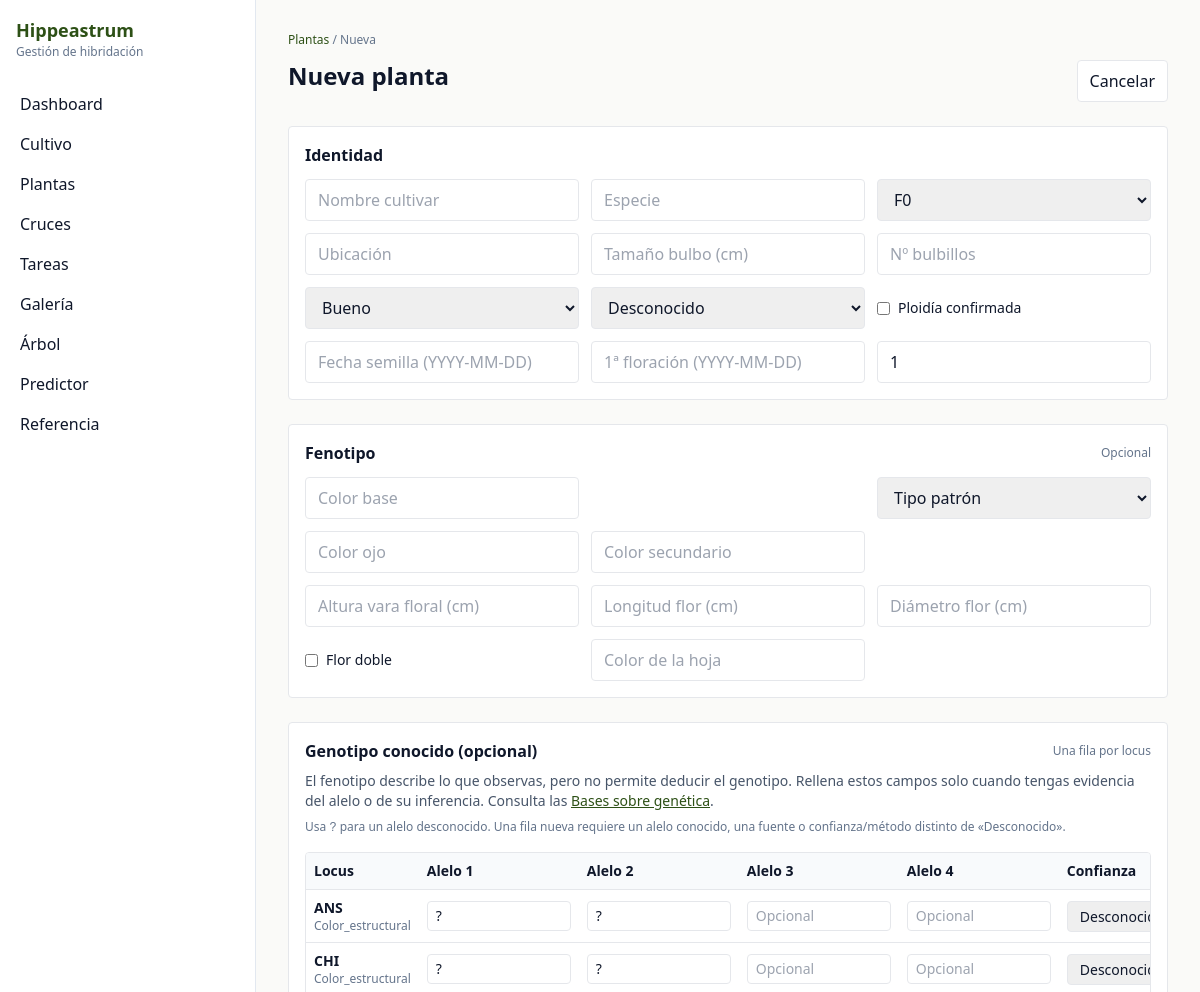
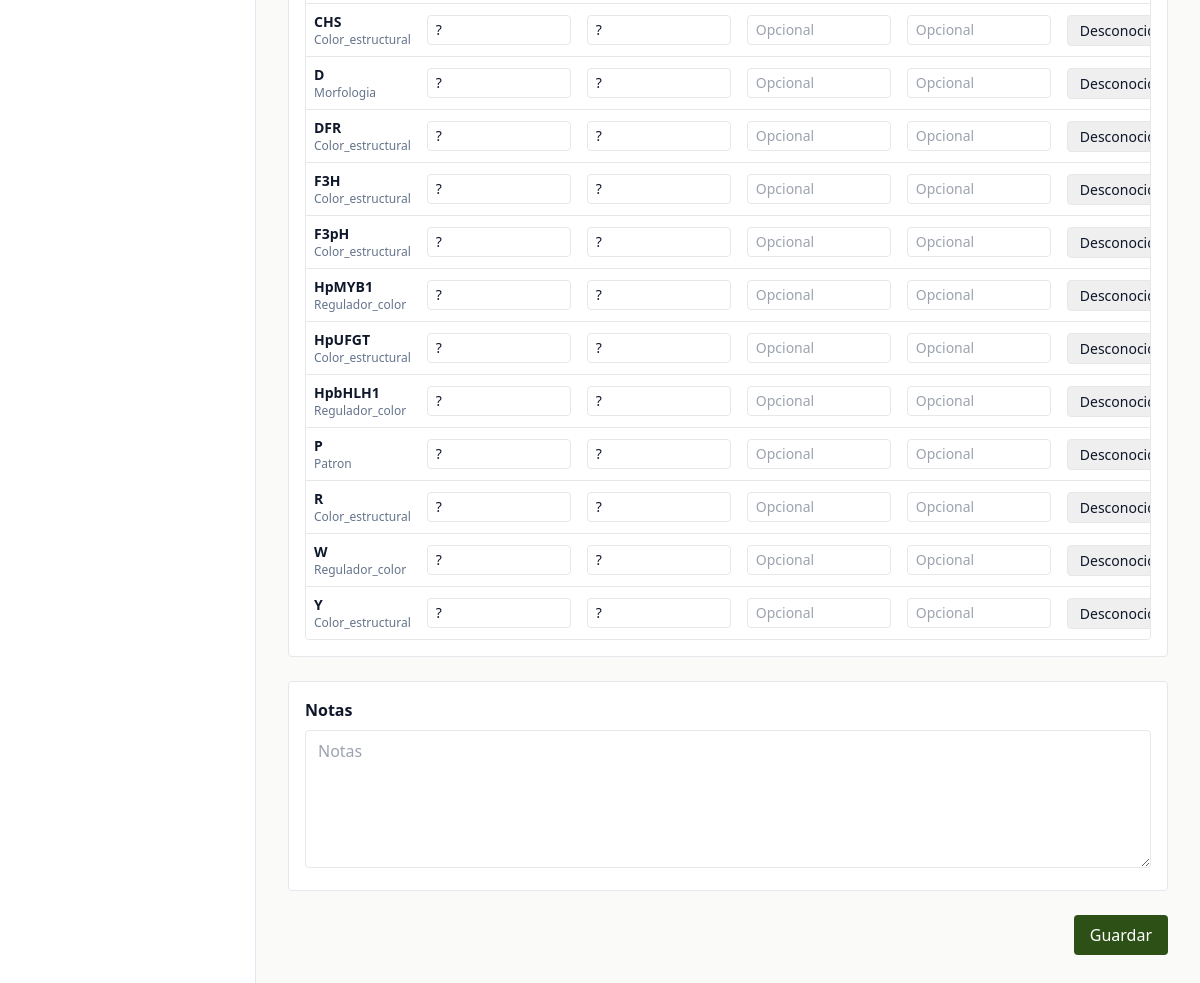
The page /plantas/new on the database its author committed (2 pictures, top to bottom).
### models.py (models this page shows)
class LocusReferencia(Base):
    __tablename__ = "loci_referencia"
    __table_args__ = (
        UniqueConstraint("codigo", name="uq_loci_referencia_codigo"),
    )
    id: Mapped[int] = mapped_column(Integer, primary_key=True)
    codigo: Mapped[str] = mapped_column(String(50), nullable=False, index=True)
    nombre_completo: Mapped[str | None] = mapped_column(String(200))
    categoria: Mapped[CategoriaLocusEnum] = mapped_column(Enum(CategoriaLocusEnum), nullable=False)
    tipo_entidad: Mapped[TipoEntidadLocusEnum] = mapped_column(
        Enum(TipoEntidadLocusEnum),
        nullable=False,
        default=TipoEntidadLocusEnum.Locus_clasico,
        server_default=TipoEntidadLocusEnum.Locus_clasico.value,
    )
    nombres_alternativos: Mapped[str | None] = mapped_column(Text)
    especie_alcance: Mapped[str] = mapped_column(
        String(200), nullable=False, default="Hippeastrum", server_default="Hippeastrum"
    )
    resumen: Mapped[str | None] = mapped_column(Text)
    estado_curacion: Mapped[EstadoCuracionEnum] = mapped_column(
        Enum(EstadoCuracionEnum),
        nullable=False,
        default=EstadoCuracionEnum.Pendiente_revision,
        server_default=EstadoCuracionEnum.Pendiente_revision.value,
    )
    version: Mapped[int] = mapped_column(Integer, nullable=False, default=1, server_default="1")
    fecha_ultima_revision: Mapped[dt.date | None] = mapped_column(Date)
    alelos_posibles: Mapped[str | None] = mapped_column(Text)
    tipo_herencia: Mapped[TipoHerenciaEnum] = mapped_column(Enum(TipoHerenciaEnum), nullable=False, default=TipoHerenciaEnum.Desconocido)
    interacciona_con: Mapped[str | None] = mapped_column(Text)
    nivel_evidencia: Mapped[NivelEvidenciaEnum] = mapped_column(Enum(NivelEvidenciaEnum), nullable=False, default=NivelEvidenciaEnum.Baja)
    pigmento_producido: Mapped[PigmentoEnum | None] = mapped_column(Enum(PigmentoEnum), nullable=True)
    referencia_cientifica: Mapped[str | None] = mapped_column(Text)
    notas: Mapped[str | None] = mapped_column(Text)
    genotipos_planta: Mapped[list["GenotipoPlanta"]] = relationship("GenotipoPlanta", back_populates="locus", cascade="all, delete-orphan")
    afirmaciones: Mapped[list["AfirmacionReferencia"]] = relationship(
        "AfirmacionReferencia", back_populates="locus", cascade="all, delete-orphan"
    )

### main.py (the view)
@app.get("/plantas/new", response_class=HTMLResponse)
def plantas_new(request: Request, db: Session = Depends(get_db)):
    return templates.TemplateResponse(
        request,
        "plantas/form.html",
        {
            "request": request,
            "breadcrumbs": _breadcrumbs([("Plantas", "/plantas"), ("Nueva", None)]),
            "planta": None,
            "action": "/plantas/new",
            "form": {"generacion": GeneracionEnum.F0.value, "estado": EstadoPlantaEnum.Bueno.value, "ploidy_sospecha": PloidyEnum.Desconocido.value, "num_ejemplares_fisicos": 1},
            "fen": {},
            "loci": crud.list_loci_referencia(db),
            "gen_by_locus": {},
            "generaciones": [g.value for g in GeneracionEnum],
            "estados": [e.value for e in EstadoPlantaEnum],
            "ploidies": [p.value for p in PloidyEnum],
            "tipo_patrones": [tp.value for tp in TipoPatronEnum],
            "papilio_opts": [pp.value for pp in PapilioEnum],
            "confianzas": [c.value for c in ConfianzaGenotipoEnum],
            "metodos": [m.value for m in MetodoInferenciaEnum],
            "labels": _plant_labels(),
        },
    )

### templates/plantas/form.html (shortened to what this page needs)
{% extends "base.html" %}
{% block content %}
  <div class="flex items-start justify-between gap-4">
    <div>
      <h1 class="text-2xl font-semibold">{{ 'Editar' if planta else 'Nueva' }} planta</h1>
    </div>
    <a class="px-3 py-2 border rounded bg-white" href="{% if planta %}/plantas/{{ planta.id }}{% else %}/plantas{% endif %}">Cancelar</a>
  </div>
  <form class="mt-6 space-y-6" method="post" action="{{ action }}">
    <section class="p-4 rounded border bg-white">
      <div class="font-semibold">Identidad</div>
      <div class="grid grid-cols-1 lg:grid-cols-3 gap-3 mt-3">
        <input name="nombre_cultivar" value="{{ form.nombre_cultivar or '' }}" class="border rounded px-3 py-2" placeholder="Nombre cultivar" />
        <input name="especie" value="{{ form.especie or '' }}" class="border rounded px-3 py-2" placeholder="Especie" />
        <select name="generacion" class="border rounded px-3 py-2" required>
          {% for g in generaciones %}
            <option value="{{ g }}" {% if form.generacion == g %}selected{% endif %}>{{ g }}</option>
          {% endfor %}
        </select>
      </div>
      <div class="grid grid-cols-1 lg:grid-cols-3 gap-3 mt-3">
        <input name="ubicacion" value="{{ form.ubicacion or '' }}" class="border rounded px-3 py-2" placeholder="Ubicación" />
        <input name="tamano_bulbo_cm" value="{{ form.tamano_bulbo_cm or '' }}" class="border rounded px-3 py-2" placeholder="Tamaño bulbo (cm)" />
        <input name="num_bulbillos" value="{{ form.num_bulbillos or '' }}" class="border rounded px-3 py-2" placeholder="Nº bulbillos" />
      </div>
      <div class="grid grid-cols-1 lg:grid-cols-3 gap-3 mt-3">
        <select name="estado" class="border rounded px-3 py-2">
          {% for e in estados %}
            <option value="{{ e }}" {% if form.estado == e %}selected{% endif %}>{{ e }}</option>
          {% endfor %}
        </select>
        <select name="ploidy_sospecha" class="border rounded px-3 py-2">
          {% for p in ploidies %}
            <option value="{{ p }}" {% if form.ploidy_sospecha == p %}selected{% endif %}>{{ p }}</option>
          {% endfor %}
        </select>
        <label class="flex items-center gap-2 text-sm">
          <input type="checkbox" name="ploidy_confirmado" {% if form.ploidy_confirmado %}checked{% endif %} />
          Ploidía confirmada
        </label>
      </div>
      <div class="grid grid-cols-1 lg:grid-cols-3 gap-3 mt-3">
        <input name="fecha_semilla" value="{{ form.fecha_semilla or '' }}" class="border rounded px-3 py-2" placeholder="Fecha semilla (YYYY-MM-DD)" />
        <input name="fecha_primera_floracion" value="{{ form.fecha_primera_floracion or '' }}" class="border rounded px-3 py-2" placeholder="1ª floración (YYYY-MM-DD)" />
        <input name="num_ejemplares_fisicos" value="{{ form.num_ejemplares_fisicos or 1 }}" class="border rounded px-3 py-2" placeholder="Nº ejemplares" />
      </div>
    </section>
    <section id="fenotipo" class="p-4 rounded border bg-white" x-data='{ tipoPatron: {{ (fen.tipo_patron.value if fen.tipo_patron else "")|tojson }} }'>
      <div class="flex items-center justify-between">
        <div class="font-semibold">Fenotipo</div>
        <div class="text-xs text-slate-500">Opcional</div>
      </div>
      <div class="grid grid-cols-1 lg:grid-cols-3 gap-3 mt-3">
        <input name="fen_color_base" value="{{ fen.color_base or '' }}" class="border rounded px-3 py-2" placeholder="Color base" />
        <div></div>
        <select name="fen_tipo_patron" x-model="tipoPatron" class="border rounded px-3 py-2">
          <option value="">Tipo patrón</option>
        </select>
      </div>
      <div class="grid grid-cols-1 lg:grid-cols-3 gap-3 mt-3">
        <input name="fen_color_ojo" value="{{ fen.color_ojo or '' }}" class="border rounded px-3 py-2" placeholder="Color ojo" />
        <input name="fen_color_secundario" value="{{ fen.color_secundario or '' }}" class="border rounded px-3 py-2" placeholder="Color secundario" />
      </div>
      <div class="grid grid-cols-1 lg:grid-cols-3 gap-3 mt-3">
        <input name="fen_altura_vara_floral_cm" value="{{ fen.altura_vara_floral_cm or '' }}" class="border rounded px-3 py-2" placeholder="Altura vara floral (cm)" />
        <input name="fen_longitud_flor_cm" value="{{ fen.longitud_flor_cm or '' }}" class="border rounded px-3 py-2" placeholder="Longitud flor (cm)" />
        <input name="fen_diametro_flor_cm" value="{{ fen.diametro_flor_cm or '' }}" class="border rounded px-3 py-2" placeholder="Diámetro flor (cm)" />
      </div>
      <div class="grid grid-cols-1 lg:grid-cols-3 gap-3 mt-3">
        <label class="flex items-center gap-2 text-sm">
          <input type="checkbox" name="fen_flor_doble" {% if fen.flor_doble %}checked{% endif %} />
          Flor doble
        </label>
        <input name="fen_color_hojas" value="{{ fen.color_hojas or '' }}" class="border rounded px-3 py-2" placeholder="Color de la hoja" />
        <div></div>
      </div>
    </section>
    <section id="genotipo" class="p-4 rounded border bg-white">
      <div class="flex items-center justify-between gap-3">
        <div class="font-semibold">Genotipo conocido (opcional)</div>
        <div class="text-xs text-slate-500">Una fila por locus</div>
      </div>
      <p class="mt-2 text-sm text-slate-600">El fenotipo describe lo que observas, pero no permite deducir el genotipo. Rellena estos campos solo cuando tengas evidencia del alelo o de su inferencia. Consulta las <a class="text-primary underline" href="/referencia/bases">Bases sobre genética</a>.</p>
      <div class="text-xs text-slate-500 mt-2">Usa <span class="mono">?</span> para un alelo desconocido. Una fila nueva requiere un alelo conocido, una fuente o confianza/método distinto de «Desconocido».</div>
      {% if loci|length == 0 %}
        <div class="text-sm text-slate-500 mt-3">No hay loci cargados.</div>
      {% else %}
        <div class="mt-4 overflow-x-auto border rounded">
          <table class="min-w-full text-sm bg-white">
            <thead class="bg-slate-50">
              <tr>
                <th class="text-left p-2">Locus</th>
                <th class="text-left p-2">Alelo 1</th>
                <th class="text-left p-2">Alelo 2</th>
                <th class="text-left p-2">Alelo 3</th>
                <th class="text-left p-2">Alelo 4</th>
                <th class="text-left p-2">Confianza</th>
              </tr>
            </thead>
            <tbody>
              {% for locus in loci %}
                {% set g = gen_by_locus.get(locus.id) %}
                <tr class="border-t">
                  <td class="p-2">
                    <div class="font-semibold">{{ locus.codigo }}</div>
                    <div class="text-xs text-slate-500">{{ locus.categoria.value if locus.categoria else '' }}</div>
                  </td>
                  <td class="p-2">
                    <input name="gl_{{ locus.id }}_alelo_1" value="{{ g.alelo_1 if g else '?' }}" maxlength="50" class="border rounded px-2 py-1 w-36" />
                  </td>
                  <td class="p-2">
                    <input name="gl_{{ locus.id }}_alelo_2" value="{{ g.alelo_2 if g else '?' }}" maxlength="50" class="border rounded px-2 py-1 w-36" />
                  </td>
                  <td class="p-2">
                    <input name="gl_{{ locus.id }}_alelo_3" value="{{ g.alelo_3 if g and g.alelo_3 else '' }}" maxlength="50" class="border rounded px-2 py-1 w-36" placeholder="Opcional" />
                  </td>
                  <td class="p-2">
                    <input name="gl_{{ locus.id }}_alelo_4" value="{{ g.alelo_4 if g and g.alelo_4 else '' }}" maxlength="50" class="border rounded px-2 py-1 w-36" placeholder="Opcional" />
                  </td>
                  <td class="p-2">
                    <select name="gl_{{ locus.id }}_confianza" class="border rounded px-2 py-1">
                      {% for c in confianzas %}
                        <option value="{{ c }}" {% if (g and g.confianza == c) or (not g and c == 'Desconocido') %}selected{% endif %}>{{ labels.confianzas[c] }}</option>
                      {% endfor %}
                    </select>
                  </td>
                </tr>
              {% endfor %}
            </tbody>
          </table>
        </div>
      {% endif %}
    </section>
    <section class="p-4 rounded border bg-white">
      <div class="font-semibold">Notas</div>
      <textarea name="notas" rows="5" class="border rounded px-3 py-2 w-full mt-2" placeholder="Notas">{{ form.notas or '' }}</textarea>
    </section>
    <div class="flex items-center justify-end gap-2">
      <button class="px-4 py-2 rounded bg-primary text-white">Guardar</button>
    </div>
  </form>
{% endblock %}

### templates/base.html (style rules this page uses)
html { font-family: Inter, system-ui, -apple-system, Segoe UI, Roboto, sans-serif; }
.mono { font-family: ui-monospace, SFMono-Regular, Menlo, Monaco, Consolas, 'Liberation Mono', 'Courier New', monospace; }

### rows shown on the page
LocusReferencia: codigo "ANS", categoria "Color_estructural", alelo_1 "?", alelo_2 "?", id "Desconocida"
LocusReferencia: codigo "CHI", categoria "Color_estructural", alelo_1 "?", alelo_2 "?", id "Desconocida"
LocusReferencia: codigo "CHS", categoria "Color_estructural", alelo_1 "?", alelo_2 "?", id "Desconocida"
LocusReferencia: codigo "D", categoria "Morfologia", alelo_1 "?", alelo_2 "?", id "Desconocida"
LocusReferencia: codigo "DFR", categoria "Color_estructural", alelo_1 "?", alelo_2 "?", id "Desconocida"
LocusReferencia: codigo "F3H", categoria "Color_estructural", alelo_1 "?", alelo_2 "?", id "Desconocida"
LocusReferencia: codigo "F3pH", categoria "Color_estructural", alelo_1 "?", alelo_2 "?", id "Desconocida"
LocusReferencia: codigo "HpMYB1", categoria "Regulador_color", alelo_1 "?", alelo_2 "?", id "Desconocida"
LocusReferencia: codigo "HpUFGT", categoria "Color_estructural", alelo_1 "?", alelo_2 "?", id "Desconocida"
LocusReferencia: codigo "HpbHLH1", categoria "Regulador_color", alelo_1 "?", alelo_2 "?", id "Desconocida"
LocusReferencia: codigo "P", categoria "Patron", alelo_1 "?", alelo_2 "?", id "Desconocida"
LocusReferencia: codigo "R", categoria "Color_estructural", gl_1_alelo_1 "?", gl_1_alelo_2 "?", gl_1_confianza "Desconocida"
LocusReferencia: codigo "W", categoria "Regulador_color", alelo_1 "?", alelo_2 "?", id "Desconocida"
LocusReferencia: codigo "Y", categoria "Color_estructural", alelo_1 "?", alelo_2 "?", id "Desconocida"

### other values the page prints
{{ breadcrumbs|safe }} "Plantas / Nueva"
{{ 'Editar' if planta else 'Nueva' }} "Nueva"
form field generacion "F0"
form field estado "Bueno"
form field ploidy_sospecha "Desconocido"
